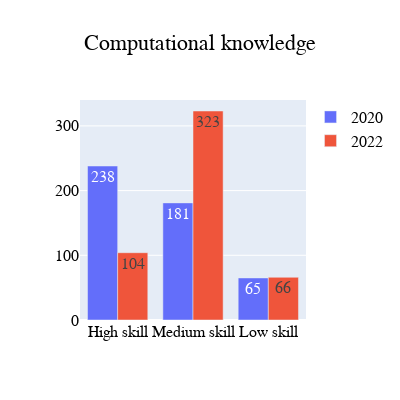

Notebook cell for this chart:
### Markdown cell above
#### Computational knowledge

### Code cell
%store -r computational_knowledge
# comparing 2021 and 2022 comp skill
comp_skill_21_22 = go.Figure()

comp_skill_21_22.add_trace(go.Bar(name=2020, x= computational_knowledge_2021.index, y=computational_knowledge_2021.values, text=computational_knowledge_2021.values))
comp_skill_21_22.add_trace(go.Bar(name=2022, x=computational_knowledge.index , y=computational_knowledge.values, text=computational_knowledge.values))

comp_skill_21_22.update_layout(title = 'Computational knowledge', title_x=0.5, width=400, height=400, font=dict(family='Helvetica', color="Black", size=16), legend=dict(title_font_family = 'Helvetica', font=dict(size=16, color="Black")))

### Figure 1 — Plotly figure (JSON) as saved in the notebook; plotly's stock layout.template omitted (floating-point values rounded to 4 significant figures)
{"data": [{"name": "2020", "text": [238, 181, 65], "type": "bar", "x": ["High skill", "Medium skill", "Low skill"], "y": [238, 181, 65]}, {"name": "2022", "text": [323, 104, 66], "type": "bar", "x": ["Medium skill", "High skill", "Low skill"], "y": [323, 104, 66]}], "layout": {"font": {"color": "Black", "family": "Helvetica", "size": 16}, "height": 400, "legend": {"font": {"color": "Black", "size": 16}, "title": {"font": {"family": "Helvetica"}}}, "title": {"text": "Computational knowledge", "x": 0.5}, "width": 400}}
